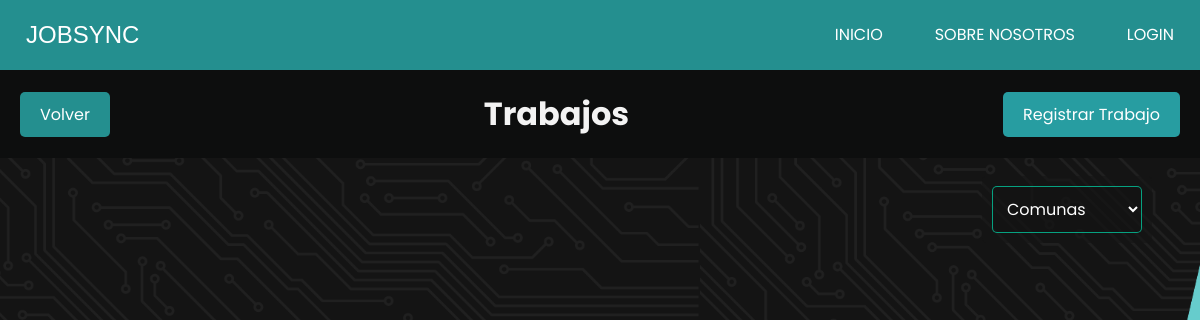
Page /trabajos/ on the earlier database version.
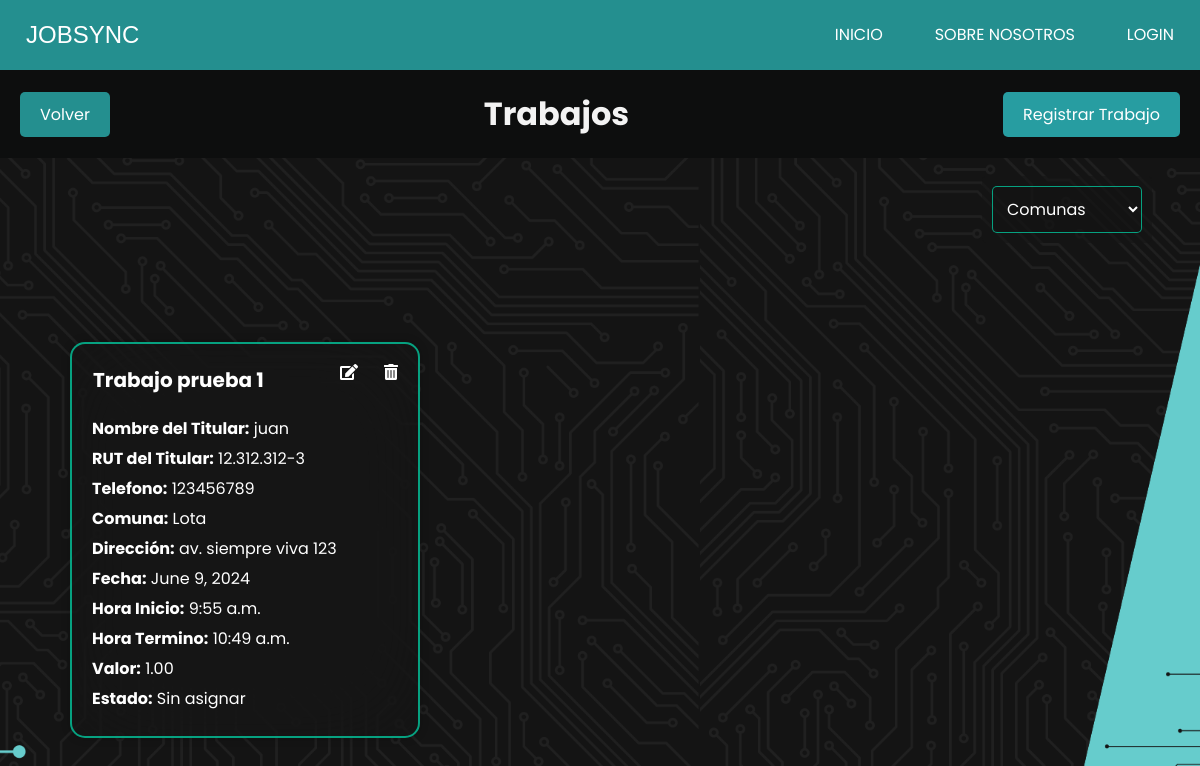
Same page on the later database version.
### JobSyncApp/models.py (models this page shows, shortened)
class Trabajo(models.Model):
    colaborador = models.ForeignKey(CustomUser, on_delete=models.SET_NULL, null=True, blank=True)
    nombre_trabajo = models.CharField(max_length=100)
    nombre_titular = models.CharField(max_length=100)
    rut_titular = models.CharField(max_length=12)
    telefono = models.CharField(max_length=15, blank=True, null=True)  # Agregado para el titular, si es necesario
    comuna = models.ForeignKey(Comuna, on_delete=models.SET_NULL, null=True)
    direccion = models.CharField(max_length=255)
    fecha = models.DateField()
    hora_inicio = models.TimeField()
    hora_termino = models.TimeField()
    valor = models.DecimalField(max_digits=10, decimal_places=2)
    ESTADO_CHOICES = [
        ('sin_asignar', 'Sin asignar'),
        ('pendiente', 'Pendiente'),
        ('completado', 'Completado'),
        ('reagendado', 'Reagendado'),
        ('cancelado', 'Cancelado'),
    ]
    estado = models.CharField(max_length=20, choices=ESTADO_CHOICES, default='sin_asignar')
    PRIORIDAD_CHOICES = [
        ('normal', 'Normal'),
        ('alta', 'Alta'),
        ('urgente', 'Urgente'),
    ]
    prioridad = models.CharField(max_length=10, choices=PRIORIDAD_CHOICES, default='normal')
    reagendado_contador = models.PositiveIntegerField(default=0)

class Comuna(models.Model):
    nombre = models.CharField(max_length=100, unique=True)
    def __str__(self):
        return self.nombre

### JobSyncApp/views.py (the view)
# urls.py: path('trabajos/', views.trabajos, name='trabajos'),
def trabajos(request):
    comuna = Comuna.objects.all()
    trabajos = Trabajo.objects.all()  # Obtener todos los trabajos
    return render(request, 'admin/gestion_trabajos/trabajos/trabajos.html', {'trabajos': trabajos,'comuna':comuna})

### JobSyncApp/templates/admin/gestion_trabajos/trabajos/trabajos.html (shortened to what this page needs)
{% extends 'index.html' %}
{% load static %}
{% block extra_css %}
<link rel="stylesheet" href="{% static 'css/admin/trabajos.css' %}">
<link rel="stylesheet" href="https://cdnjs.cloudflare.com/ajax/libs/font-awesome/5.15.4/css/all.min.css">
{% endblock extra_css %}
{% block contenido %}
<div class="header">
    <a href="{% url 'index_trabajo' %}"  class="boton volver">Volver</a>
    <h1 id="titulo-trabajos">Trabajos</h1>
    <a href="{% url 'crear_trabajo' %}"  class="boton regresar">Registrar Trabajo</a>
</div>
<div class="filter-container">
    <select id="comuna-filter">
        <option value="">Comunas</option>
    </select>
</div>
<div class="card-container">
    {% for trabajo in trabajos %}
    <div class="card" id="trabajo" data-comuna="{{ trabajo.comuna }}">
        <div class="botones">
        <button class="delete-btn" data-url="{% url 'eliminar_trabajo' trabajo.id %}"> <i class="fas fa-trash-alt"></i></button>
        <button class="edit-btn" data-url="{% url 'modificar_trabajo' trabajo.id %}" > <i class="fas fa-edit"></i></button>
        <h2> {{ trabajo.nombre_trabajo }}</h2>
        </div>
        <p><strong>Nombre del Titular:</strong> {{ trabajo.nombre_titular }}</p>
        <p><strong>RUT del Titular:</strong> {{ trabajo.rut_titular }}</p>
        <p><strong>Telefono:</strong> {{ trabajo.telefono }}</p>
        <p><strong>Comuna:</strong> {{ trabajo.comuna }}</p>
        <p><strong>Dirección:</strong> {{ trabajo.direccion }}</p>
        <p><strong>Fecha:</strong> {{ trabajo.fecha }}</p>
        <p><strong>Hora Inicio:</strong> {{ trabajo.hora_inicio }}</p>
        <p><strong>Hora Termino:</strong> {{ trabajo.hora_termino }}</p>
        <p><strong>Valor:</strong> {{ trabajo.valor }}</p>
        <p><strong>Estado:</strong> {{ trabajo.get_estado_display }}</p>
    </div>
    {% endfor %}
</div>
{% endblock %}

### JobSyncApp/templates/index.html (shortened to what this page needs)
{% load  static  %}
<!DOCTYPE html>
<html lang="es">
<head>
    <link rel="stylesheet" href="{% static 'css' %}/estilo.css">
    <link href="https://cdn.jsdelivr.net/npm/remixicon@4.2.0/fonts/remixicon.css" rel="stylesheet" />
    {% block extra_css %} {% endblock extra_css %}
</head>
<body>
    <navbar class="navbar-container">
        <div class="logo-container" >
            <a href=""><img src="" alt="" style="margin-top: 1px; margin-right: 10px;"></a>
            {%if user.is_authenticated%}
            <a href="{% url 'home' %}">JobSync</a>
            {% else %}
            <a href="">JobSync</a>
            {%endif%}
        </div>
        <ul class="nav-items">
            <li class="nav-link"><a href="{% url 'home' %}">Inicio</a></li>
            <li class="nav-link"><a href="{% url 'sobre_nosotros' %}">Sobre Nosotros</a></li>
            {%if user.is_authenticated%}
            <li class="nav-link"><a href="{% url 'custom_logout' %}">Cerrar Sesion</a></li>
            {% else %}
            <li class="nav-link"><a href="{% url 'custom_login' %}">login</a></li>
            {%endif%}
        </ul>
    </navbar>
    {% block contenido %}{% endblock %}
</body>
</html>

### JobSyncApp/static/css/estilo.css (style rules this page uses)
* { margin: 0; padding: 0; box-sizing: border-box; }
.navbar-container { display: flex; justify-content: space-between; padding: 0 1rem; height: 70px; align-items: center; background: #248f8f; color: #fff; position: fixed; top: 0; width: 100%; z-index: 1000; }
.logo-container { display: flex; align-items: center; }
.navbar-container .logo-container a { font-size: 1.5rem; text-transform: uppercase; cursor: pointer; color: #fff; font-weight: 500; font-family: 'Kanit', sans-serif; }
.navbar-container .nav-items { display: flex; list-style-type: none; gap: 2rem; align-items: center; }
.navbar-container .nav-items .nav-link a { color: #fff; transition: 0.2s; padding: 10px; text-transform: uppercase; white-space: nowrap; }
.navbar-container .nav-items .nav-link:after { display: block; content: ""; border-top: 2px solid rgb(60, 179, 133); transform: scaleX(0); transition: transform 250ms ease-in-out; }

### JobSyncApp/static/css/admin/trabajos.css (style rules this page uses)
* { padding: 0; margin: 0; box-sizing: border-box; text-decoration: none; list-style: none; border: none; outline: none; font-family: "Poppins", sans-serif; }
body { height: auto; min-height: 100vh; width: auto; display: flex; align-items: center; justify-content: center; background: url("/static/css/img/fondo.png") no-repeat center center fixed; background-size: cover; }
.header { width: 100%; display: flex; justify-content: space-between; align-items: center; padding: 20px; color: rgba(255, 255, 255, 0.8); position: fixed; top: 70px; z-index: 1000; background-color: #0d0e0e; }
#titulo-trabajos { margin: 0; flex-grow: 1; text-align: center; color: #f3f3f3; }
.boton { padding: 10px 20px; background-color: #007bff; color: white; text-decoration: none; border-radius: 5px; }
.boton.volver { background-color: #248f8f; }
.boton.regresar { background-color: #279da1; }
.card-container { display: flex; flex-wrap: wrap; justify-content: flex-start; margin-top: 220px; width: 100%; padding-top: 60px; padding-left: 5%; }
.card { width: 350px; margin: 10px; padding: 20px; background: rgba(22, 22, 22, 0.61); border: 2px solid rgba(3, 207, 163, 0.76); box-shadow: 0 0 10px rgba(0, 0, 0, .2); color: #fff; backdrop-filter: blur(50px); border-radius: 15px; }
.card h2 { font-size: 20px; margin-bottom: 10px; }
.card p { margin: 5px 0; }
.card .delete-btn, .card .edit-btn { background: transparent; color: white; border: none; padding: 10px; border-radius: 10%; cursor: pointer; }
.card .delete-btn i, .card .edit-btn i { color: white; font-size: 1.2em; }
.card { position: relative; }
.card .delete-btn, .card .edit-btn { position: absolute; top: 10px; right: 10px; }
.card .edit-btn { right: 50px; }
.botones { padding: 1px; margin-bottom: 10px; }
.filter-container { position: fixed; top: 22%; right: 4%; z-index: 1001; background: rgba(22, 22, 22, 0.61); padding: 10px; border-radius: 5px; }
#comuna-filter { width: 150px; padding: 10px; font-size: 16px; border: 1px solid rgba(3, 207, 163, 0.76); border-radius: 5px; color: #fff; background:rgba(22, 22, 22, 0.315); }

Differences in the rows shown:
added Trabajo: nombre_trabajo "Trabajo prueba 1", nombre_titular "juan", rut_titular "12.312.312-3", telefono "123456789", comuna "Lota", direccion "av. siempre viva 123", fecha "June 9, 2024", hora_inicio "9:55 a.m.", hora_termino "10:49 a.m.", valor "1.00", estado "Sin asignar"
